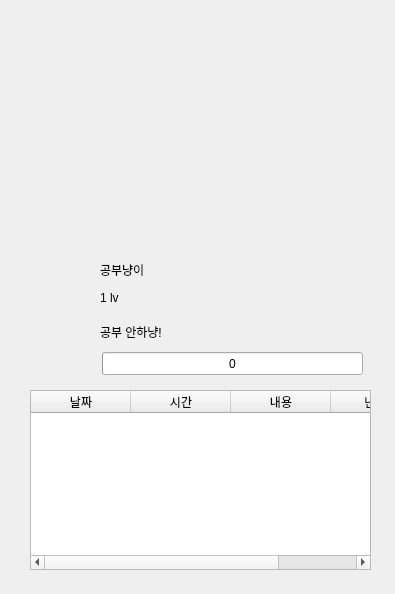
<?xml version="1.0" encoding="UTF-8"?>
<ui version="4.0">
 <class>Dialog</class>
 <widget class="QDialog" name="Dialog">
  <property name="geometry">
   <rect>
    <x>0</x>
    <y>0</y>
    <width>395</width>
    <height>594</height>
   </rect>
  </property>
  <property name="windowTitle">
   <string>Dialog</string>
  </property>
  <property name="windowIcon">
   <iconset>
    <normaloff>../images/IMG_3253.ico</normaloff>../images/IMG_3253.ico</iconset>
  </property>
  <property name="styleSheet">
   <string notr="true">font: 9pt &quot;경기천년바탕 Regular&quot;;</string>
  </property>
  <widget class="QProgressBar" name="exp_progressBar">
   <property name="geometry">
    <rect>
     <x>102</x>
     <y>352</y>
     <width>261</width>
     <height>23</height>
    </rect>
   </property>
   <property name="maximum">
    <number>10</number>
   </property>
   <property name="value">
    <number>0</number>
   </property>
   <property name="format">
    <string>%p</string>
   </property>
  </widget>
  <widget class="QTableWidget" name="tableWidget">
   <property name="geometry">
    <rect>
     <x>30</x>
     <y>390</y>
     <width>341</width>
     <height>180</height>
    </rect>
   </property>
   <column>
    <property name="text">
     <string>날짜</string>
    </property>
   </column>
   <column>
    <property name="text">
     <string>시간</string>
    </property>
   </column>
   <column>
    <property name="text">
     <string>내용</string>
    </property>
   </column>
   <column>
    <property name="text">
     <string>난이도</string>
    </property>
   </column>
  </widget>
  <widget class="QLabel" name="label">
   <property name="geometry">
    <rect>
     <x>100</x>
     <y>262</y>
     <width>56</width>
     <height>16</height>
    </rect>
   </property>
   <property name="styleSheet">
    <string notr="true">font: 9pt &quot;경기천년바탕 Regular&quot;;</string>
   </property>
   <property name="text">
    <string>공부냥이</string>
   </property>
  </widget>
  <widget class="QLabel" name="label_3">
   <property name="geometry">
    <rect>
     <x>100</x>
     <y>324</y>
     <width>121</width>
     <height>16</height>
    </rect>
   </property>
   <property name="styleSheet">
    <string notr="true">font: 9pt &quot;경기천년바탕 Regular&quot;;</string>
   </property>
   <property name="text">
    <string>공부 안하냥!</string>
   </property>
  </widget>
  <widget class="QLabel" name="label_4">
   <property name="geometry">
    <rect>
     <x>100</x>
     <y>292</y>
     <width>56</width>
     <height>12</height>
    </rect>
   </property>
   <property name="text">
    <string>1 lv</string>
   </property>
  </widget>
 </widget>
 <resources/>
 <connections/>
</ui>
